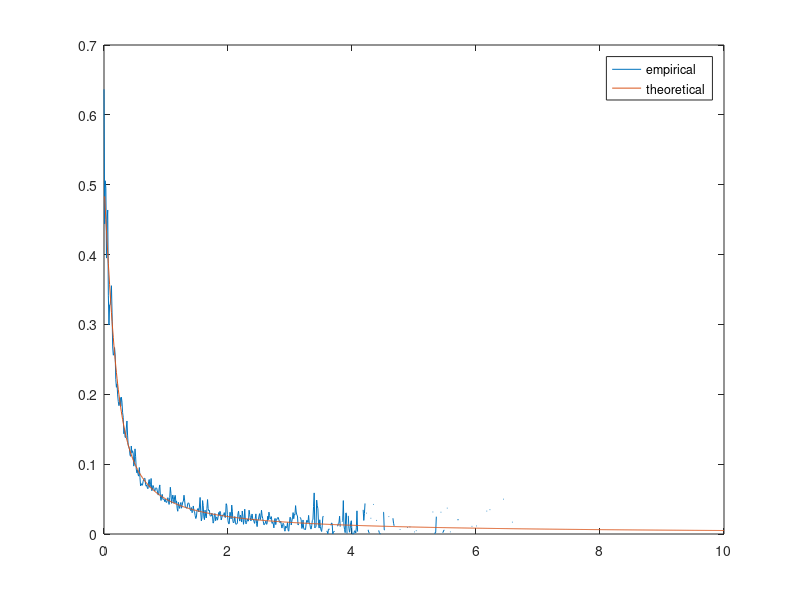
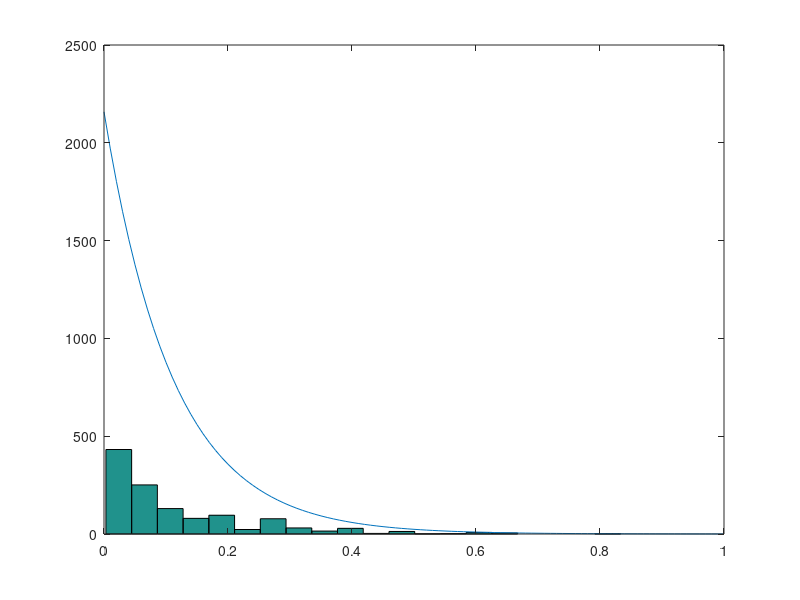

Reproduce these figures in MATLAB, in order.
function ex3B1()

propCov = [1,0;0,0.1];
proprnd = @(x) mvnrnd(x, propCov);
a = 20;
pdf = @(x) jointLik(x, a);
nrSamples = 10^5;
smpl = mhsample([0.8, 0.8],nrSamples,'pdf',pdf,'proprnd',proprnd,'symmetric',true);

X = smpl(:,1);
Y = smpl(:,2);

muX = mean(X);
muY = mean(Y);

muXY = mean(X .* Y);

muXsq = mean(X .^2);

covXY = cov(X,Y);
corrXY = corr(X,Y);

Yvals = 0:0.01:1;
delta = 0.01;
Xvals = 0:delta:10;


for j=1:nrSamples
  pXY(j) = jointLik(smpl(j,:), a);
end

for i=1:1001
  
  Xind = abs(X - Xvals(i)) < delta;
  muYgX(i) = mean(Y(Xind));
  
  sampledYgX{i} = Y(Xind);
  for j=1:101
    theoYgX{i}(j) = probYgX(Xvals(i),Yvals(j), a);
  end
  
  expectYgX(i) = expYgX(Xvals(i), a);
  
  margX(i) = pX(Xvals(i), a);
  
end

figure
plot(Xvals, muYgX);
hold on
plot(Xvals, expectYgX);
legend('empirical', 'theoretical')
  
% figure
% hist(X, 30);
% hold on
% plot(Xvals, nrSamples * margX);
% legend('samples', 'theoretical marginal p(X)')

bucketNr = 46;
figure
hist(sampledYgX{bucketNr}, 20);
hold on 
plot(Yvals, length(sampledYgX{bucketNr})/5 * theoYgX{bucketNr});

end

function expYgX = expYgX(x, a)
 % expectation of Y given X
  expYgX = -exp(-x*a)/(1-exp(-x*a)) + 1/(x*a);

end

function pYgX = probYgX(x,y, a)
 % expectation of Y given X
  pYgX = a*x*exp(-x*a*y)/(1-exp(-x*a));

end


function marginalX = pX(x, a)
  if x > 0
    marginalX = ((a+1)/a) *(1-exp(-x*a))* exp(-x);
  else
    marginalX = 0;
  end
end

function l = jointLik(x, a)
% x = [X,Y] is a 2x1 vector
  if (x(1) >= 0 && x(2) > 0 && x(2) < 1)
    l = (a+1)*x(1)*exp(-x(1)*(a*x(2)+1));
  else
    l = 0;
  end
    
end
